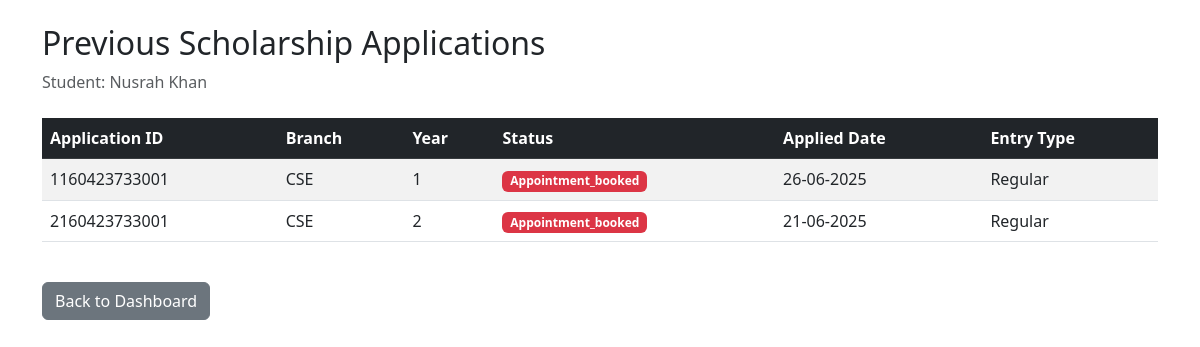
Page /previous_applications (signed in) on the earlier database version.
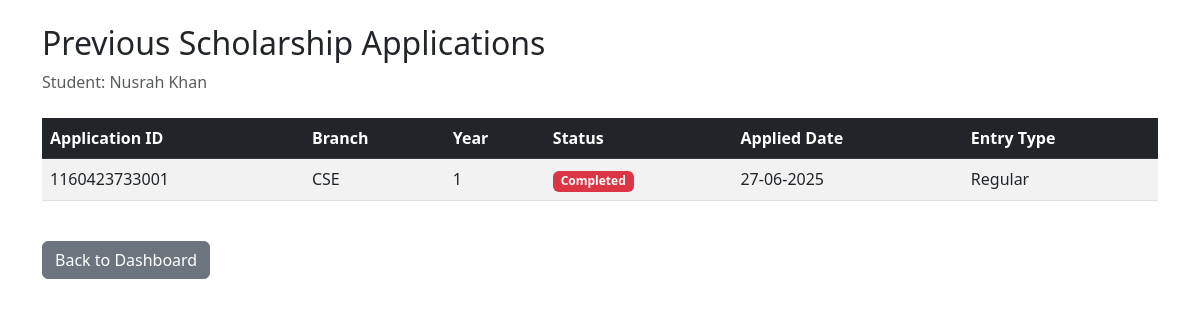
Same page on the later database version.
### models.py (models this page shows, shortened)
class ScholarshipApplication(db.Model):
    id = db.Column(db.String(20), primary_key=True)
    roll_number = db.Column(db.String(80), nullable=False)
    branch = db.Column(db.String(80), nullable=False)
    year = db.Column(db.String(20), nullable=False)
    lateral_entry = db.Column(db.Boolean, default=False)  # LE field
    scholarship_state = db.Column(db.String(80), default='pending')
    created_at = db.Column(db.DateTime, default=datetime.utcnow)

### main.py (the view)
@app.route('/previous_applications')
def previous_applications():
    try:
        if 'user_id' not in session or session.get('user_type') != 'student':
            return redirect(url_for('login'))
        student = db.session.get(Student, session['user_id'])
        if not student:
            return redirect(url_for('login'))
        roll_number = student.email.split('@')[0]
        applications = ScholarshipApplication.query\
            .filter_by(roll_number=roll_number)\
            .order_by(ScholarshipApplication.created_at.desc())\
            .all()
        formatted_applications = [{
            'application_id': app.id,
            'roll_number': app.roll_number,
            'branch': app.branch,
            'year': app.year,
            'status': app.scholarship_state,
            'applied_date': app.created_at.strftime('%d-%m-%Y'),
            'is_lateral_entry': app.lateral_entry
        } for app in applications]
        return render_template('previous_applications.html',
                             applications=formatted_applications,
                             student_name=student.username)
    except Exception as e:
        return redirect(url_for('student_dashboard'))

### templates/previous_applications.html (shortened to what this page needs)
<!DOCTYPE html>
<html lang="en">
<head>
    <link href="https://cdn.jsdelivr.net/npm/bootstrap@5.3.0/dist/css/bootstrap.min.css" rel="stylesheet">
</head>
<body>
    <div class="container mt-4">
        <h2>Previous Scholarship Applications</h2>
        <p class="text-muted">Student: {{ student_name }}</p>
        {% if applications %}
            <div class="table-responsive mt-4">
                <table class="table table-striped table-hover">
                    <thead class="table-dark">
                        <tr>
                            <th>Application ID</th>
                            <th>Branch</th>
                            <th>Year</th>
                            <th>Status</th>
                            <th>Applied Date</th>
                            <th>Entry Type</th>
                        </tr>
                    </thead>
                    <tbody>
                        {% for app in applications %}
                            <tr>
                                <td>{{ app.application_id }}</td>
                                <td>{{ app.branch }}</td>
                                <td>{{ app.year }}</td>
                                <td>
                                    <span class="badge {% if app.status == 'approved' %}bg-success
                                                      {% elif app.status == 'pending' %}bg-warning
                                                      {% else %}bg-danger{% endif %}">
                                        {{ app.status|title }}
                                    </span>
                                </td>
                                <td>{{ app.applied_date }}</td>
                                <td>{{ 'Lateral Entry' if app.is_lateral_entry else 'Regular' }}</td>
                            </tr>
                        {% endfor %}
                    </tbody>
                </table>
            </div>
        {% else %}
            <div class="alert alert-info mt-4">
                No previous applications found.
            </div>
        {% endif %}
        <div class="mt-4">
            <a href="{{ url_for('student_dashboard') }}" class="btn btn-secondary">Back to Dashboard</a>
        </div>
    </div>
</body>
</html>

Differences in the rows shown:
removed ScholarshipApplication: application_id "2160423733001", branch "CSE", year "2", status "Appointment_booked", applied_date "21-06-2025", is_lateral_entry "Regular"
changed ScholarshipApplication "CSE": status "Appointment_booked" → "Completed"; applied_date "26-06-2025" → "27-06-2025"
